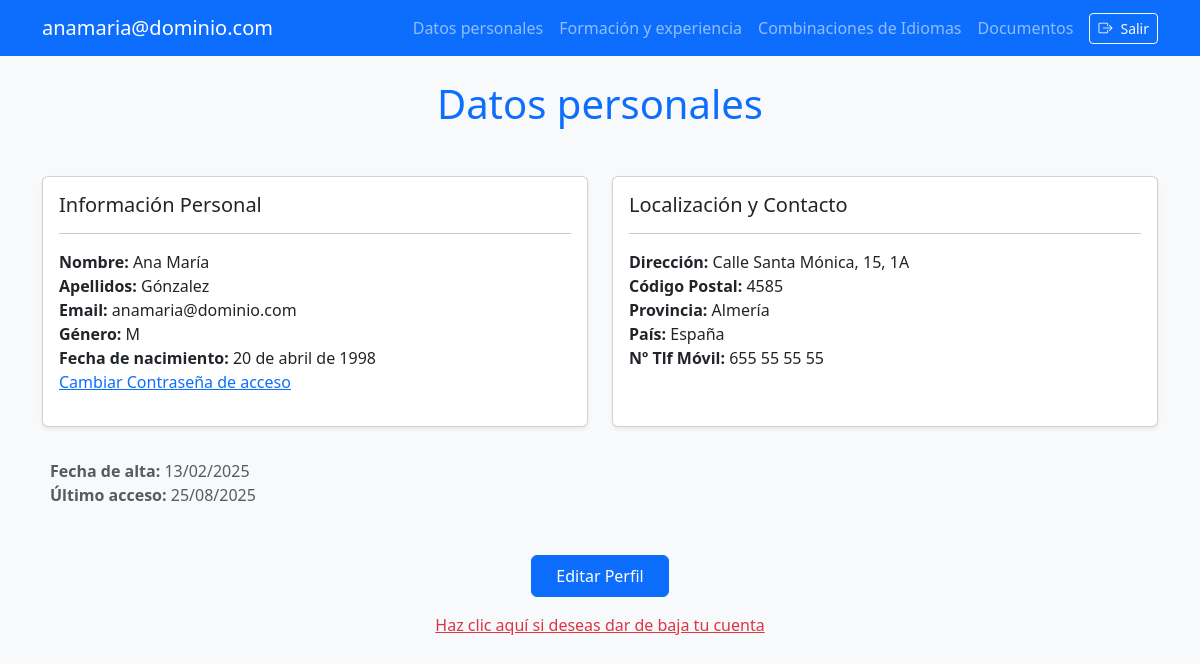
/personal-data/ (signed in), run on an earlier commit of the app's database.
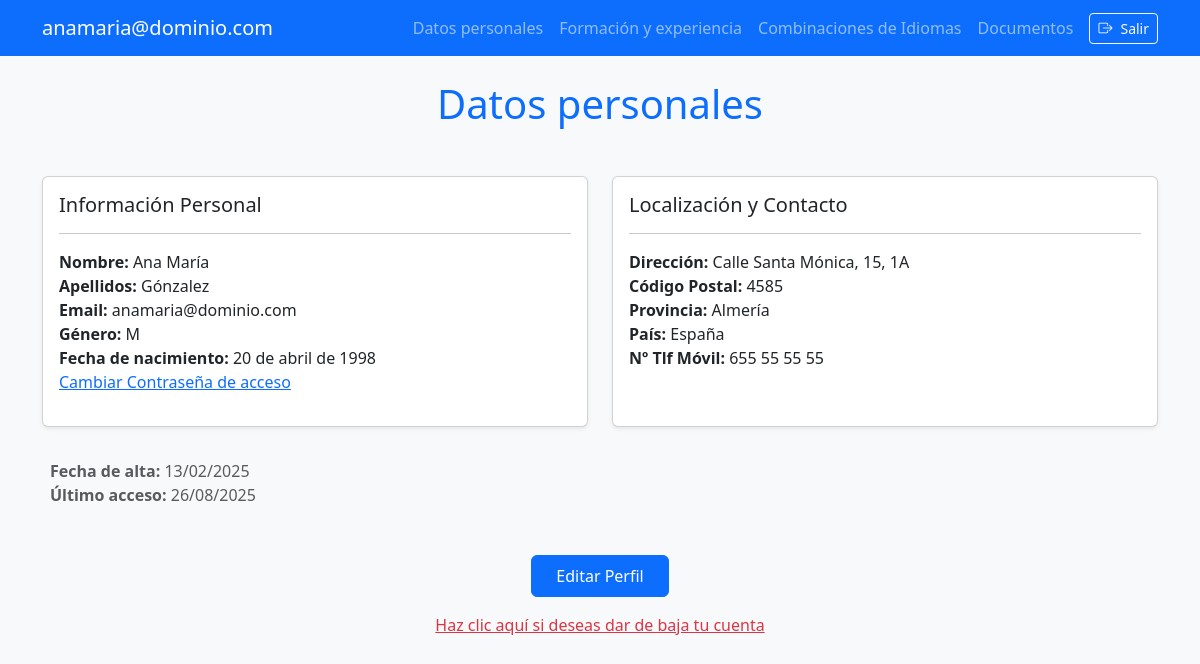
And on a later commit of the database.
### translators/models.py (models this page shows, shortened)
class Translator(AbstractBaseUser, PermissionsMixin):
    email = models.EmailField(unique=True, verbose_name='Email')
    first_name = models.CharField(max_length=100, verbose_name='Nombre')
    last_name = models.CharField(max_length=200, verbose_name='Apellidos')
    address = models.CharField(max_length=200, verbose_name='Dirección')
    postal_code = models.IntegerField(null=True, verbose_name='Código Postal')
    province = models.CharField(max_length=25, choices=PROVINCES, verbose_name='Provincia')
    country = models.CharField(max_length=50, choices=COUNTRIES, verbose_name='País', blank=True)
    gender = models.CharField(max_length=9, choices=GENDER, verbose_name='Género', default='Otros')
    mobile_phone = models.CharField(max_length=18, blank=True, verbose_name='Nº Tlf Móvil')
    birth_date = models.DateField(null=True, blank=True, default=date(2000, 1, 1), verbose_name='Fecha de Nacimiento')
    registration_date = models.DateTimeField(null=True, blank=True, default=timezone.now, verbose_name='Fecha de registro')
    last_access = models.DateTimeField(null=True, blank=True, default=date(2000, 1, 1), verbose_name='Último acceso')
    is_active = models.BooleanField(default=True)
    is_staff = models.BooleanField(default=False)
    objects = TranslatorManager()
    USERNAME_FIELD = 'email'
    REQUIRED_FIELDS = ['first_name', 'last_name']

### translators/views.py (the view)
# urls.py: path('personal-data/', views.personal_data, name='personal_data'),
@login_required
def personal_data(request):
    translator = request.user
    return render(request, 'translators/personal-data.html', {'translator': translator})

### translators/templates/translators/personal-data.html (shortened to what this page needs)
{% extends "base.html" %}
{% block pagetitle %}Datos personales{% endblock %}
{% block content %}
<div class="row">
    <div class="col-md-6 mb-4">
        <div class="card h-100 shadow-sm">
            <div class="card-body">
                <h5 class="card-title">Información Personal</h5>
                <hr>
                <ul class="list-unstyled">
                    <li><strong>Nombre:</strong> {{ translator.first_name }}</li>
                    <li><strong>Apellidos:</strong> {{ translator.last_name }}</li>
                    <li><strong>Email:</strong> {{ translator.email }}</li>
                    <li><strong>Género:</strong> {{ translator.gender }}</li>
                    <li><strong>Fecha de nacimiento:</strong> {{ translator.birth_date }}</li>
                    <li>
                        <a href="{% url 'change_pw' %}" class="link-primary">Cambiar Contraseña de acceso</a>
                    </li>
                </ul>
            </div>
        </div>
    </div>
    <div class="col-md-6 mb-4">
        <div class="card h-100 shadow-sm">
            <div class="card-body">
                <h5 class="card-title">Localización y Contacto</h5>
                <hr>
                <ul class="list-unstyled">
                    <li><strong>Dirección:</strong> {{ translator.address }}</li>
                    <li><strong>Código Postal:</strong> {{ translator.postal_code }}</li>
                    <li><strong>Provincia:</strong> {{ translator.province }}</li>
                    <li><strong>País:</strong> {{ translator.country }}</li>
                    <li><strong>Nº Tlf Móvil:</strong> {{ translator.mobile_phone }}</li>
                </ul>
            </div>
        </div>
    </div>
</div>
<div class="bg-light p-2">
    <ul class="list-unstyled text-muted">
        <li><strong>Fecha de alta:</strong> {{ translator.registration_date|date:"d/m/Y" }}</li>
        <li><strong>Último acceso:</strong> {{ translator.last_access|date:"d/m/Y" }}</li>
    </ul>
</div>
<div class="text-center mt-4">
    <a href="{% url 'translator_edit' %}" class="btn btn-primary px-4 py-2">Editar Perfil</a>
</div>
<div class="text-center mt-3">
    <a href="{% url 'translator_account_delete' %}" class="link-danger">Haz clic aquí si deseas dar de baja tu cuenta</a>
</div>
{% endblock %}

### translators/templates/base.html (shortened to what this page needs)
<!DOCTYPE html>
<html lang="en">
<head>
    <link rel="stylesheet" href="https://cdn.jsdelivr.net/npm/bootstrap@5.3.0-alpha3/dist/css/bootstrap.min.css">
    <link rel="stylesheet" href="https://cdn.jsdelivr.net/npm/bootstrap-icons@1.10.3/font/bootstrap-icons.css">
    {% load static %}
    <link rel="stylesheet" href="{% static 'styles.css' %}">
</head>
<body>
    <nav class="navbar navbar-expand-lg navbar-dark bg-primary">
        <div class="container-fluid container-xl">
            <a class="navbar-brand fw-light" href="{% url 'dashboard' %}">{{ user.email }}</a>
            <div class="collapse navbar-collapse" id="navbarNav">
                <ul class="navbar-nav ms-auto align-items-center">
                    {% if user.is_authenticated %}
                        <li class="nav-item">
                            <a href="{% url 'personal_data' %}" class="nav-link {% if request.path == '/translators/personal-data/' %}active{% endif %}">Datos personales</a>
                        </li>
                        <li class="nav-item">
                            <a href="{% url 'professional_profile' %}" class="nav-link {% if request.path == '/translators/professional-profile/' %}active{% endif %}">Formación y experiencia</a>
                        </li>
                        <li class="nav-item">
                            <a href="{% url 'language_combinations' %}" class="nav-link {% if request.path == '/translators/language-combinations/' %}active{% endif %}">Combinaciones de Idiomas</a>
                        </li>
                        <li class="nav-item">
                            <a href="{% url 'files' %}" class="nav-link {% if request.path == '/translators/files/' %}active{% endif %}">Documentos</a>
                        </li>
                        <li class="nav-item ms-2 d-flex align-items-center">
                            <form method="post" action="{% url 'logout' %}" class="d-inline">
                                <button type="submit" class="btn btn-outline-light btn-sm" title="Cerrar sesión">
                                    <i class="bi bi-box-arrow-right me-2"></i>Salir
                                </button>
                            </form>
                        </li>
                    {% endif %}
                </ul>
            </div>
        </div>
    </nav>
    <div class="container-fluid container-xl mt-4 mb-4">
        <h1 class="mb-5 text-center text-primary">{% block pagetitle %}{% endblock %}</h1>
        {% block content %}
        {% endblock %}
    </div>
</body>
</html>

What changed in the data, as far as the page shows it:
changed Translator "anamaria@dominio.com": last_access "25/08/2025" → "26/08/2025"
